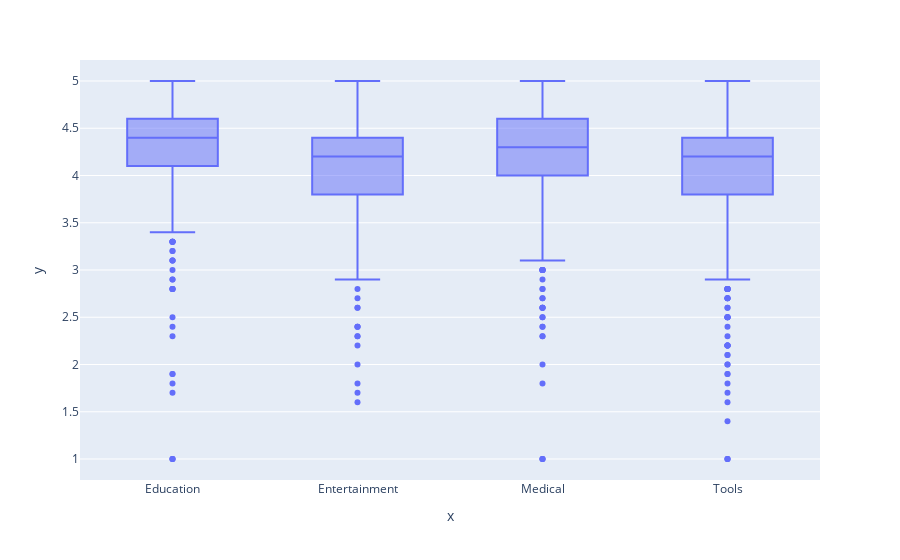

Notebook cell for this chart:
### Code cell
#Prepare the plot
px.line(g,x='M',y='Rating')
px.box(x=d.Genres,y=d.Rating)

### Figure 1 — Plotly figure (JSON) as saved in the notebook; plotly's stock layout.template omitted (floating-point values rounded to 4 significant figures; data arrays with more than 128 entries replaced by an {"elided": "..."} marker saying what was removed)
{"data": [{"alignmentgroup": "True", "hovertemplate": "x=%{x}<br>y=%{y}<extra></extra>", "legendgroup": "", "marker": {"color": "#636efa"}, "name": "", "notched": false, "offsetgroup": "", "orientation": "v", "showlegend": false, "type": "box", "x": {"elided": "2011 str values"}, "x0": " ", "xaxis": "x", "y": {"elided": "2011 float values"}, "y0": " ", "yaxis": "y"}], "layout": {"boxmode": "group", "legend": {"tracegroupgap": 0}, "margin": {"t": 60}, "xaxis": {"anchor": "y", "domain": [0, 1], "title": {"text": "x"}}, "yaxis": {"anchor": "x", "domain": [0, 1], "title": {"text": "y"}}}}
